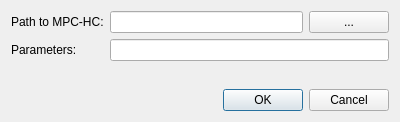
<?xml version="1.0" encoding="UTF-8"?>
<ui version="4.0">
 <class>MpcHcSettingsDialog</class>
 <widget class="QDialog" name="MpcHcSettingsDialog">
  <property name="windowModality">
   <enum>Qt::WindowModal</enum>
  </property>
  <property name="geometry">
   <rect>
    <x>0</x>
    <y>0</y>
    <width>400</width>
    <height>122</height>
   </rect>
  </property>
  <property name="windowTitle">
   <string>Vlc settings</string>
  </property>
  <property name="windowIcon">
   <iconset resource="youtubeviewer.qrc">
    <normaloff>:/images/res/mpc-hc.png</normaloff>:/images/res/mpc-hc.png</iconset>
  </property>
  <property name="modal">
   <bool>true</bool>
  </property>
  <layout class="QVBoxLayout" name="verticalLayout">
   <item>
    <layout class="QGridLayout" name="gridLayout">
     <item row="1" column="1">
      <widget class="QLineEdit" name="paramsLine"/>
     </item>
     <item row="1" column="0">
      <widget class="QLabel" name="label_3">
       <property name="text">
        <string>Parameters:</string>
       </property>
      </widget>
     </item>
     <item row="0" column="1">
      <layout class="QHBoxLayout" name="horizontalLayout">
       <item>
        <widget class="QLineEdit" name="mpcPathLine"/>
       </item>
       <item>
        <widget class="QPushButton" name="pushButton">
         <property name="text">
          <string>...</string>
         </property>
        </widget>
       </item>
      </layout>
     </item>
     <item row="0" column="0">
      <widget class="QLabel" name="label">
       <property name="text">
        <string>Path to MPC-HC:</string>
       </property>
      </widget>
     </item>
    </layout>
   </item>
   <item>
    <spacer name="verticalSpacer">
     <property name="orientation">
      <enum>Qt::Vertical</enum>
     </property>
     <property name="sizeHint" stdset="0">
      <size>
       <width>20</width>
       <height>5</height>
      </size>
     </property>
    </spacer>
   </item>
   <item>
    <widget class="QDialogButtonBox" name="buttonBox">
     <property name="orientation">
      <enum>Qt::Horizontal</enum>
     </property>
     <property name="standardButtons">
      <set>QDialogButtonBox::Cancel|QDialogButtonBox::Ok</set>
     </property>
    </widget>
   </item>
  </layout>
 </widget>
 <resources>
  <include location="youtubeviewer.qrc"/>
 </resources>
 <connections>
  <connection>
   <sender>buttonBox</sender>
   <signal>accepted()</signal>
   <receiver>MpcHcSettingsDialog</receiver>
   <slot>accept()</slot>
   <hints>
    <hint type="sourcelabel">
     <x>199</x>
     <y>98</y>
    </hint>
    <hint type="destinationlabel">
     <x>199</x>
     <y>60</y>
    </hint>
   </hints>
  </connection>
  <connection>
   <sender>buttonBox</sender>
   <signal>rejected()</signal>
   <receiver>MpcHcSettingsDialog</receiver>
   <slot>reject()</slot>
   <hints>
    <hint type="sourcelabel">
     <x>199</x>
     <y>98</y>
    </hint>
    <hint type="destinationlabel">
     <x>199</x>
     <y>60</y>
    </hint>
   </hints>
  </connection>
 </connections>
</ui>
